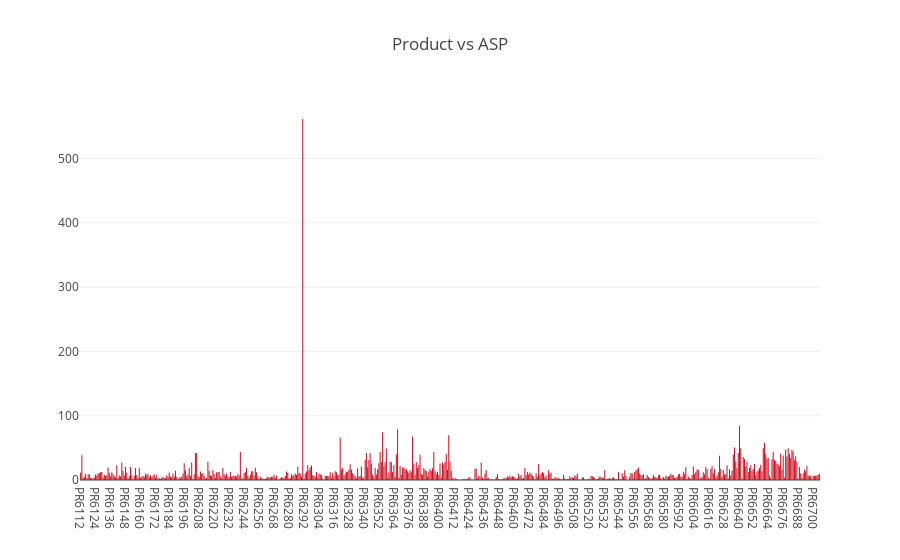

The code cell stored with this chart in its notebook:
### Code cell
data_plot = [go.Bar(x=d1.index,
                          y=d1.ASP.astype(float),
       marker=dict(
        color="#CC0E1D",# Lava (#CC0E1D)
#         color = 'rgb(200,0,0)'   `
    ))]
layout = go.Layout(title = "Product vs ASP")
fig = go.Figure(data= data_plot, layout=layout)
iplot(fig)

### Figure 1 — Plotly figure (JSON) as saved in the notebook; plotly's stock layout.template omitted (floating-point values rounded to 4 significant figures; data arrays with more than 128 entries replaced by an {"elided": "..."} marker saying what was removed)
{"data": [{"marker": {"color": "#CC0E1D"}, "type": "bar", "uid": "a0faf366-4699-4723-882d-956256b2fb8e", "x": {"elided": "593 str values"}, "y": {"elided": "593 float values"}}], "layout": {"title": {"text": "Product vs ASP"}}}
